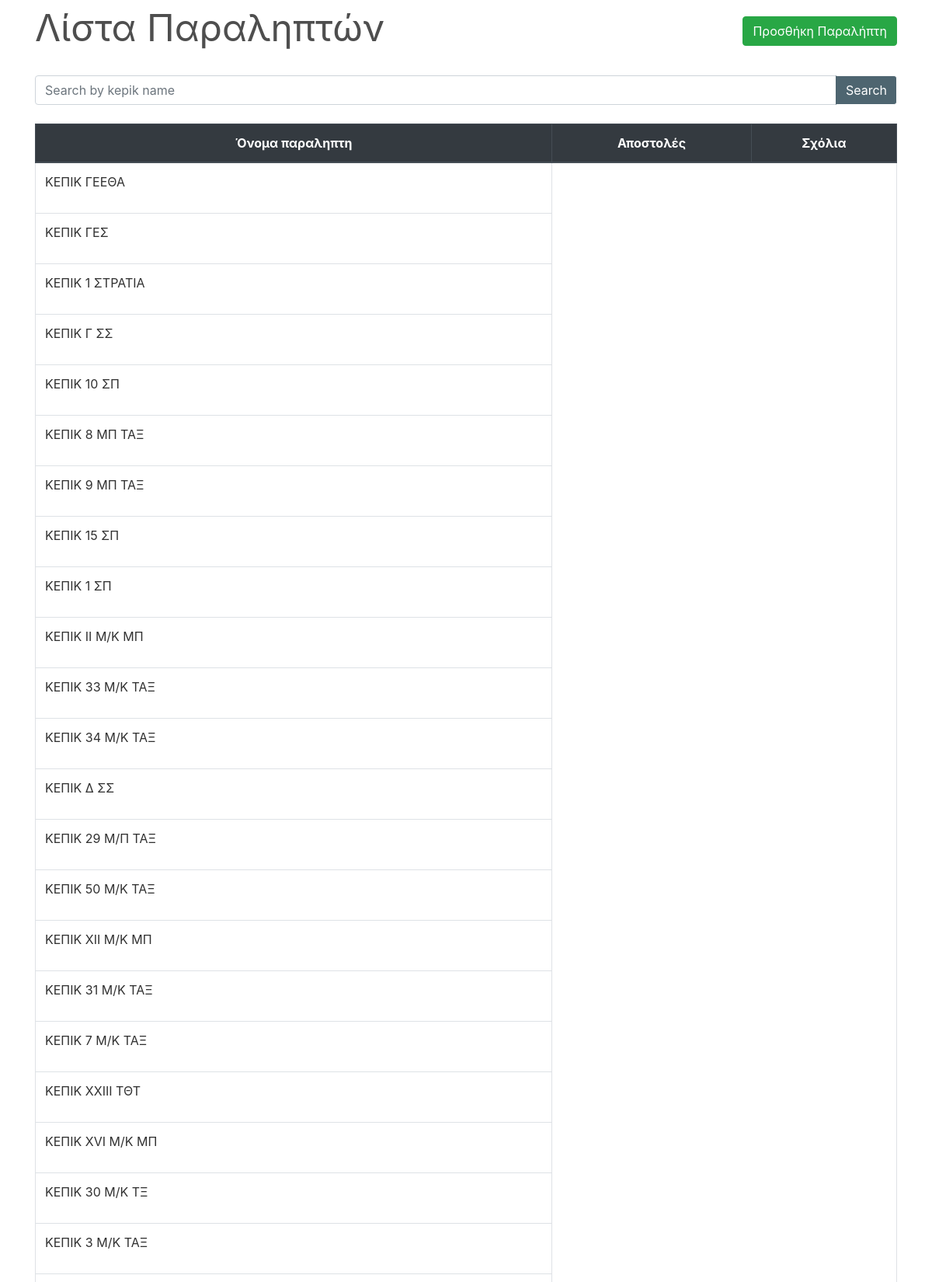
Page /ylika_app/paraliptes (upper part) on the committed database.
### ylika_app/models.py (models this page shows, shortened)
class Paraliptis(models.Model):
    id = models.AutoField(primary_key=True)
    onoma = models.CharField(max_length=150)
    monada = models.CharField(max_length=150)

### ylika_app/views.py (the view)
# urls.py: path("paraliptes", views.ParaliptesListView.as_view(), name="paraliptes"),
class ParaliptesListView(FilterView):
    filterset_class = StockFilter
    queryset = Paraliptis.objects.all()
    template_name = 'ylika_app/paraliptes/paraliptes.html'
    paginate_by = 50

### ylika_app/templates/ylika_app/paraliptes/paraliptes.html (shortened to what this page needs)
{% extends "base.html" %}
{% load widget_tweaks %}
{% block content %}
    <div class="row" style="color: #4e4e4e; font-style: bold; font-size: 3rem; ">
        <div class="col-md-8">Λίστα Παραληπτών</div>
        <div class="col-md-4">
            <div style="float:right;"> <a class="btn btn-success" href="/ylika_app/new">Προσθήκη Παραλήπτη</a> </div>
        </div>
    </div>
    <div style="border-bottom: 1px solid white;"></div>
    <br>
    <table class="table table-css table-bordered table-hover">
        <form method="get">
            <div class="input-group search">
                {% render_field filter.form.onoma class="form-control textinput" placeholder="Search by kepik name" %}
                <div class="input-group-append">
                   <button type="submit" class="btn btn-pink"> Search </button>
                </div>
            </div>
        </form>
        <br>
        <thead class="thead-dark align-middle">
            <tr>
                <th width="60%">Όνομα παραληπτη</th>
                <th>Αποστολές</th>
                <th>Σχόλια</th>
            </tr>
        </thead>
{% if object_list %}
    <tbody>
            {% for paraliptis in object_list %}
                <tr>
                    <td>
                        <p>{{ paraliptis.onoma }}</p>
                    </td>
                </tr>
            {% endfor %}
        </tbody>
    </table>
{% else %}
        <tbody></tbody>
    </table>
    <br><br><br><br><br><br><br><br>
    <div style="color: #575757; font-style: bold; font-size: 1.5rem; text-align: center;">The records are empty. Please try adding some.</div>
{% endif %}
{% endblock content %}

### ylika_app/static/css/main.css (style rules this page uses)
body, html { height: 100%; }
p { color: rgb(49, 49, 49); }
a { color: #55b159; }
.table-css { color: #313131; }
.align-middle { text-align: center; }
.textinput { background-color: #ffffff; color: black; }
.btn-pink { color: #fff; background-color: #4e6570; border-color: #fff; border-left-color: #4e6570; }

### rows in the picture
Paraliptis: onoma "ΚΕΠΙΚ ΓΕΕΘΑ"
Paraliptis: onoma "ΚΕΠΙΚ ΓΕΣ"
Paraliptis: onoma "ΚΕΠΙΚ 1 ΣΤΡΑΤΙΑ"
Paraliptis: onoma "ΚΕΠΙΚ Γ ΣΣ"
Paraliptis: onoma "ΚΕΠΙΚ 10 ΣΠ"
Paraliptis: onoma "ΚΕΠΙΚ 8 ΜΠ ΤΑΞ"
Paraliptis: onoma "ΚΕΠΙΚ 9 ΜΠ ΤΑΞ"
Paraliptis: onoma "ΚΕΠΙΚ 15 ΣΠ"
Paraliptis: onoma "ΚΕΠΙΚ 1 ΣΠ"
Paraliptis: onoma "ΚΕΠΙΚ II Μ/Κ ΜΠ"
Paraliptis: onoma "ΚΕΠΙΚ 33 Μ/Κ ΤΑΞ"
Paraliptis: onoma "ΚΕΠΙΚ 34 Μ/Κ ΤΑΞ"
Paraliptis: onoma "ΚΕΠΙΚ Δ ΣΣ"
Paraliptis: onoma "ΚΕΠΙΚ 29 Μ/Π ΤΑΞ"
Paraliptis: onoma "ΚΕΠΙΚ 50 Μ/Κ ΤΑΞ"
Paraliptis: onoma "ΚΕΠΙΚ XII Μ/Κ ΜΠ"
Paraliptis: onoma "ΚΕΠΙΚ 31 Μ/Κ ΤΑΞ"
Paraliptis: onoma "ΚΕΠΙΚ 7 Μ/Κ ΤΑΞ"
Paraliptis: onoma "ΚΕΠΙΚ XXIII ΤΘΤ"
Paraliptis: onoma "ΚΕΠΙΚ XVI Μ/Κ ΜΠ"
Paraliptis: onoma "ΚΕΠΙΚ 30 Μ/Κ ΤΞ"
Paraliptis: onoma "ΚΕΠΙΚ 3 Μ/Κ ΤΑΞ"
